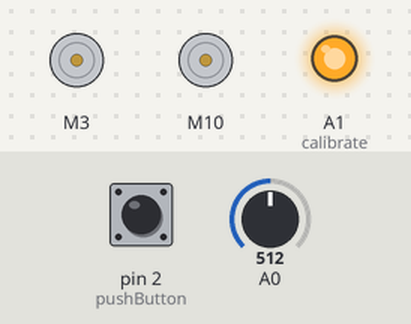
A sketch run on a simulated Arduino Uno, built with avr-gcc and run on an emulated ATmega328P. Shown: 2 × DC motor (green arrow = forward, orange = backward, longer = faster), output pins drawn as LEDs (lit = HIGH). The inputs (shaded band) are chosen by the test bench; at power-on: pin 2 (pushButton) HIGH, A0 = 512.

Above: at 6.5 s.
6.6 s: pin 2 (pushButton) pulled LOW for 0.15 s
At 7.7 s:
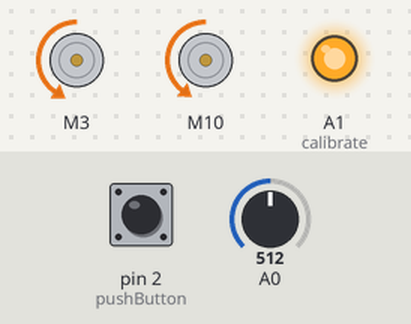
8.2 s: A0 set to 716
At 8.9 s:
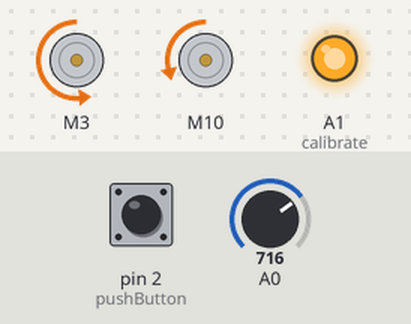
9.7 s: A0 set to 900
At 10.1 s:
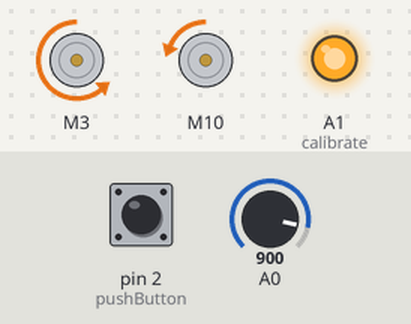
11.2 s: A0 set to 1023
At 12.4 s:
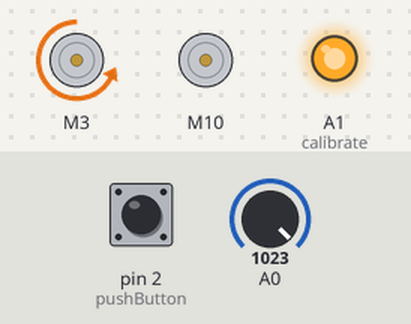
12.7 s: A0 set to 306
At 13.5 s:
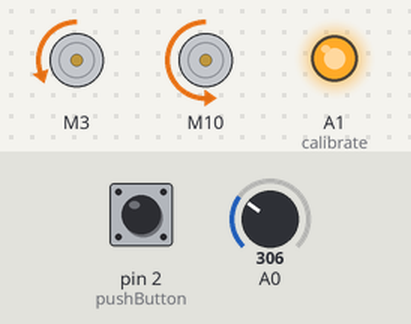
14.2 s: A0 set to 122
At 14.7 s:
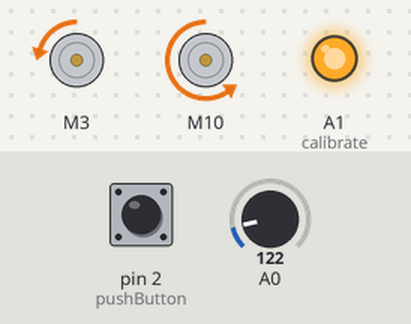
Timing chart, 0 to 16.7 s (numbered marks = the images above; inputs shaded):
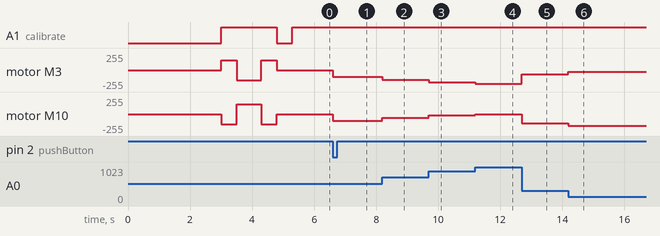

Measured:
- after the input at 6.6 s, motor M3: stopped → backward 102/255 at once; motor M10: stopped → backward 98/255 at once
- after the input at 8.2 s, motor M3: backward 102/255 → backward 143/255 at once; motor M10: backward 98/255 → backward 57/255 at once
- after the input at 9.7 s, motor M3: backward 143/255 → backward 180/255 at once; motor M10: backward 57/255 → backward 20/255 at once
- after the input at 11.2 s, motor M3: backward 180/255 → backward 204/255 at once; motor M10: backward 20/255 → stopped at once
- after the input at 12.7 s, motor M3: backward 204/255 → backward 62/255 at once; motor M10: stopped → backward 138/255 at once
- after the input at 14.2 s, motor M3: backward 62/255 → backward 25/255 at once; motor M10: backward 138/255 → backward 175/255 at once

The sketch:

Aturcara_P.ino
```cpp
#include "CytronMotorDriver.h"
CytronMD motor1(PWM_PWM, 3, 9);   // PWM 1A = Pin 3, PWM 1B = Pin 9.
CytronMD motor2(PWM_PWM, 10, 11); // PWM 2A = Pin 10, PWM 2B = Pin 11.

#define calibrate   A1
#define pushButton  2
#define buzz        8

//================ PEMBOLEH UBAH KAWALAN P ================
const int sasaran = 500;
const int kelajuanAsas = 100;

float Kp = 0.2;

int line = 0;
int ralat = 0;
int pembetulan = 0;
int motorKiri = 0;
int motorKanan = 0;

void setup()
{ Serial.begin(9600);
  calibMakerLine();
}

void loop()
{ if (PB_pressed() == 1)
  { while(1)
    {
      line = analogRead(A0);

      // Kira ralat dan pembetulan
      ralat = sasaran - line;
      pembetulan = Kp * ralat;

      // Kira arahan kelajuan motor
      motorKiri  = kelajuanAsas + pembetulan;
      motorKanan = kelajuanAsas - pembetulan;

      // Hadkan arahan motor kepada 0 hingga 255
      motorKiri  = constrain(motorKiri, 0, 255);
      motorKanan = constrain(motorKanan, 0, 255);

      move(motorKiri, motorKanan);
    }
  }
}

//====================================== SUBROUTINES ======================================
uint8_t PB_pressed()
{ uint8_t pb;
  pb = digitalRead(pushButton);
  pb =! pb;
  return pb;
}

void calibMakerLine()
{ pinMode(calibrate,OUTPUT);
  pinMode(pushButton,INPUT_PULLUP);

  //long press on push button
  digitalWrite(calibrate,LOW);  delay(3000);  digitalWrite(calibrate,HIGH);

  move(150,-150);  delay(500);
  move(-150,150);  delay(800);
  move(150,-150);  delay(500);
  stop();

  //short press on push button
  digitalWrite(calibrate,LOW);  delay(500);   digitalWrite(calibrate,HIGH);
}

void move(int16_t motorL, int16_t motorR)
{ motorR = motorR*-1; //inverting to obtain +ve value for forward
  motorL = motorL*-1;

  motor1.setSpeed(motorR);
  motor2.setSpeed(motorL);
}

void stop()
{ motor1.setSpeed(0);
  motor2.setSpeed(0);
}
```
